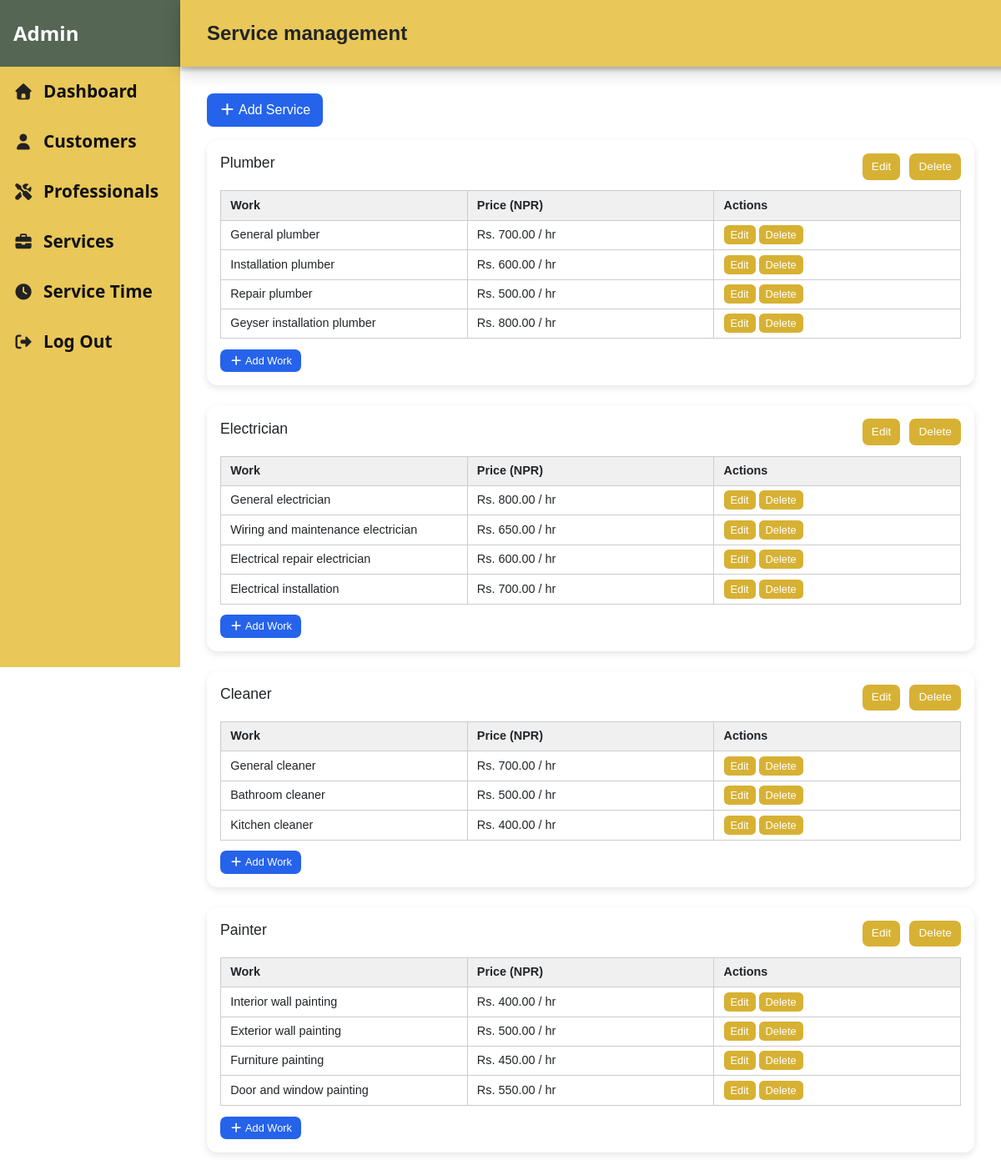
Page /View/admindashboard/service-list.php (signed in) on the committed database.
### tables this page shows
CREATE TABLE `profession` (
  `profession_id` int(10) NOT NULL,
  `profession_name` varchar(50) DEFAULT NULL
);

CREATE TABLE `work` (
  `work_id` int(11) NOT NULL,
  `profession_id` int(10) NOT NULL,
  `work_name` varchar(255) NOT NULL,
  `work_price` decimal(10,2) NOT NULL
);

### View/admindashboard/service-list.php (the view, shortened to what this page needs)
<?php
include '../../includes/dbconnect.php';
$professionQuery = "SELECT * FROM profession";
$professionResult = mysqli_query($conn, $professionQuery);
?>
<!DOCTYPE html>
<html lang="en">
<head>
    <link rel="stylesheet" href="../assets/css/style.css">
    <link rel="stylesheet" href="../assets/css/service-list.css">
</head>
<body>
    <div>
        <?php include '../../includes/dashboardnav.php'; ?>
    </div>
    <div class="service-list-container">
        <div class="page-top">
            <p>Service management</p>
        </div>
        <div class="service-list-content">
            <div class="header">
                <a href="add-service.php" class="add-btn">
                    <i class="fa-solid fa-plus"></i> Add Service
                </a>
            </div>
            <?php while ($profession = mysqli_fetch_assoc($professionResult)):
                $profession_id = $profession['profession_id'];
                $workQuery = "SELECT * FROM work WHERE profession_id = $profession_id";
                $workResult = mysqli_query($conn, $workQuery);
                ?>
                <div class="service-card">
                    <div class="service-header">
                        <h4><?php echo htmlspecialchars($profession['profession_name']); ?></h4>
                        <div class="service-actions">
                            <a href="edit-service.php?id=<?php echo $profession_id; ?>" class="edit">
                                Edit
                            </a>
                            <a href="delete-service.php?id=<?php echo $profession_id; ?>" class="edit">
                                Delete
                            </a>
                        </div>
                    </div>
                    <table class="sub-services-table">
                        <thead>
                            <tr>
                                <th>Work</th>
                                <th>Price (NPR)</th>
                                <th>Actions</th>
                            </tr>
                        </thead>
                        <tbody>
                            <?php if (mysqli_num_rows($workResult) > 0): ?>
                                <?php while ($work = mysqli_fetch_assoc($workResult)): ?>
                                    <tr>
                                        <td><?php echo htmlspecialchars($work['work_name']); ?></td>
                                        <td>Rs. <?php echo number_format($work['work_price'], 2); ?> / hr</td>
                                        <td>
                                            <?php
                                            echo '<a href="edit-work.php?id=' . $work['work_id'] . '" class="edit">Edit</a> ';
                                            echo '<a href="delete-work.php?id=' . $work['work_id'] . '" class="delete">Delete</a>';
                                            ?>
                                        </td>
                                    </tr>
                                <?php endwhile; ?>
                            <?php else: ?>
                                <tr>
                                    <td colspan="3">No works added yet</td>
                                </tr>
                            <?php endif; ?>
                        </tbody>
                    </table>
                    <a href="add-work.php?profession_id=<?php echo $profession_id; ?>" class="add-sub-service">
                        <i class="fa-solid fa-plus"></i> Add Work
                    </a>
                </div>
            <?php endwhile; ?>
        </div>
    </div>
</body>
</html>

### View/assets/css/style.css (style rules this page uses)
* { margin: 0; padding: 0; box-sizing: border-box; }
html, body { width: 100%; height: 100%; font-family: Arial, sans-serif; }

### View/assets/css/service-list.css (style rules this page uses)
.service-list-container { margin-left: 18vw; font-family: Arial, sans-serif; }
.page-top { height: 10vh; width: 100%; background-color: #e9c758; box-shadow: 0 4px 4px 0 rgba(0, 0, 0, 0.2), 0 6px 20px 0 rgba(0, 0, 0, 0.19); display: flex; align-items: center; padding-left: 2rem; position: fixed; }
.page-top p { font-size: 1.5rem; font-weight: 600; margin: 0; padding: 0; }
.service-list-content { padding: 14vh 2rem 2rem 2rem; }
.header { display: flex; align-items: center; width: 100%; padding: 0; }
.add-btn { background: #2563eb; color: #fff; text-decoration: none; margin-bottom: 1rem; padding: 0.5rem 0.9rem; border-radius: 0.5rem; cursor: pointer; transition: 0.3s; }
.service-card { height: auto; background: #fff; padding: 1rem; border-radius: 0.8rem; margin-bottom: 1.5rem; box-shadow: 0 0.2rem 0.5rem rgba(0, 0, 0, 0.1); }
.service-header { display: flex; align-items: center; justify-content: space-between; margin-bottom: 0.8rem; }
.service-header h4 { flex: 1; font-size: 1.1rem; }
.service-actions a, .service-actions button { display: inline-block; padding: 0.35rem 0.7rem; border-radius: 0.45rem; text-decoration: none; color: #fff; font-size: 0.85rem; margin-left: 0.4rem; cursor: pointer; transition: 0.3s; }
.service-actions a.edit, .service-actions button.edit { background-color: #d7b133; }
.sub-services-table { width: 100%; border-collapse: collapse; margin-bottom: 0.4rem; table-layout: fixed; }
.sub-services-table th, .sub-services-table td { border: 1px solid #ccc; padding: 0.4rem 0.7rem; text-align: left; font-size: 0.9rem; word-wrap: break-word; width: 33.33%; }
.sub-services-table th { background: #f0f0f0; }
.sub-services-table .edit, .sub-services-table .delete { padding: 0.25rem 0.5rem; font-size: 0.8rem; border-radius: 0.35rem; border: none; cursor: pointer; color: #fff; text-decoration: none; }
.sub-services-table .edit { background-color: #d7b133; }
.sub-services-table .delete { background-color: #d7b133; }
.add-sub-service { display: inline-block; padding: 0.25rem 0.7rem; border-radius: 0.45rem; background: #2563eb; color: #fff; border: none; cursor: pointer; font-size: 0.8rem; text-decoration: none; transition: 0.3s; margin-top: 0.4rem; }

### View/assets/css/dashboardnav.css (style rules this page uses)
body { background-color: white; }

### rows in the picture
profession: profession_name "Plumber"
work: work_name "General plumber", work_price "700.00"
work: work_name "Installation plumber", work_price "600.00"
work: work_name "Repair plumber", work_price "500.00"
work: work_name "Geyser installation plumber", work_price "800.00"
profession: profession_name "Electrician"
work: work_name "General electrician", work_price "800.00"
work: work_name "Wiring and maintenance electrician", work_price "650.00"
work: work_name "Electrical repair electrician", work_price "600.00"
work: work_name "Electrical installation", work_price "700.00"
profession: profession_name "Cleaner"
work: work_name "General cleaner", work_price "700.00"
work: work_name "Bathroom cleaner", work_price "500.00"
work: work_name "Kitchen cleaner", work_price "400.00"
profession: profession_name "Painter"
work: work_name "Interior wall painting", work_price "400.00"
work: work_name "Exterior wall painting", work_price "500.00"
work: work_name "Furniture painting", work_price "450.00"
work: work_name "Door and window painting", work_price "550.00"
